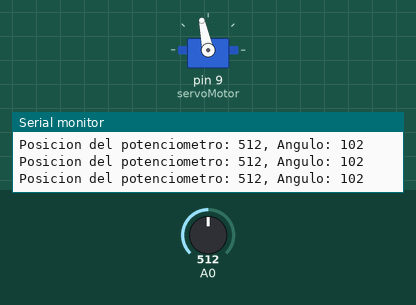
A sketch run on a simulated Arduino Uno, built with avr-gcc and run on an emulated ATmega328P. On the bench: servo, the last lines printed to the serial monitor. Inputs (shaded band) come from the test bench; at power-on: A0 = 512.

Above: at 1.2 s.
1.3 s: A0 set to 716
At 1.9 s:
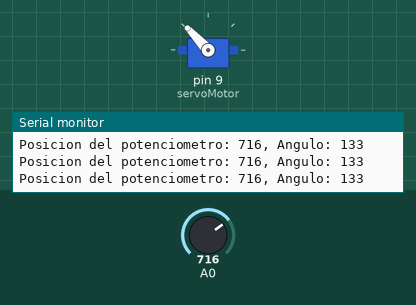
2.9 s: A0 set to 900
At 3.3 s:
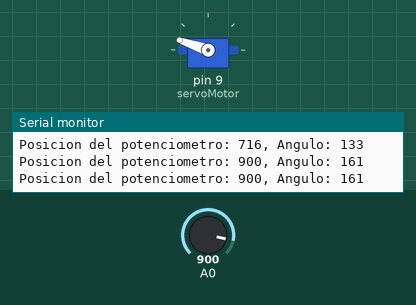
4.5 s: A0 set to 1023
At 5.8 s:
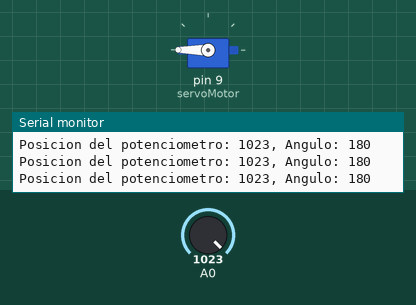
6.1 s: A0 set to 306
At 7.4 s:
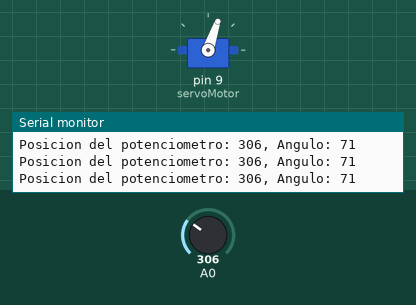
7.7 s: A0 set to 122
At 8.9 s:
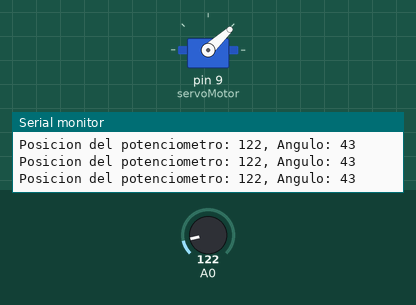
9.3 s: A0 set to 511
At 10.4 s:
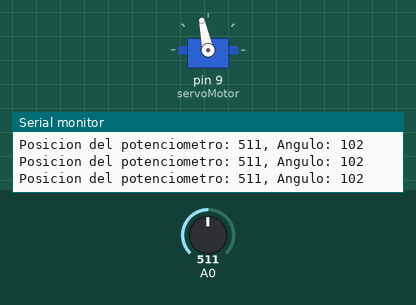
Timing chart, 0 to 11.9 s (numbered marks = the images above; inputs shaded):
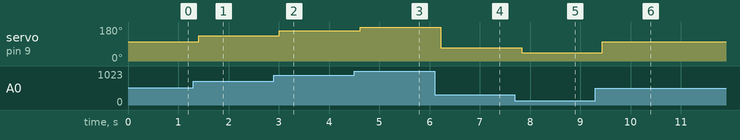

The sketch:

clase6_desafio3.ino
```cpp
#include <Servo.h>

Servo servoMotor;

int a;
int b;

void setup() {
  Serial.begin(9600);
  servoMotor.attach(9);
  servoMotor.writeMicroseconds(1500);

}

void loop() {
  a = analogRead(A0);
  b = map(a, 0, 1023, 25, 180);
  servoMotor.write(b);
  Serial.print("Posicion del potenciometro: ");
  Serial.print(a);
  Serial.print(", Angulo: ");
  Serial.print(b);
  Serial.print("\n");
  delay(200);

}
```

Measured:
- after the input at 1.3 s, servo on pin 9 (servoMotor): 102° → 133° after 0.11 s
- after the input at 2.9 s, servo on pin 9 (servoMotor): 133° → 161° after 0.11 s
- after the input at 4.5 s, servo on pin 9 (servoMotor): 161° → 180° after 0.12 s
- after the input at 6.1 s, servo on pin 9 (servoMotor): 180° → 71° after 0.13 s
- after the input at 7.7 s, servo on pin 9 (servoMotor): 71° → 43° after 0.13 s
- after the input at 9.3 s, servo on pin 9 (servoMotor): 43° → 102° after 0.14 s
